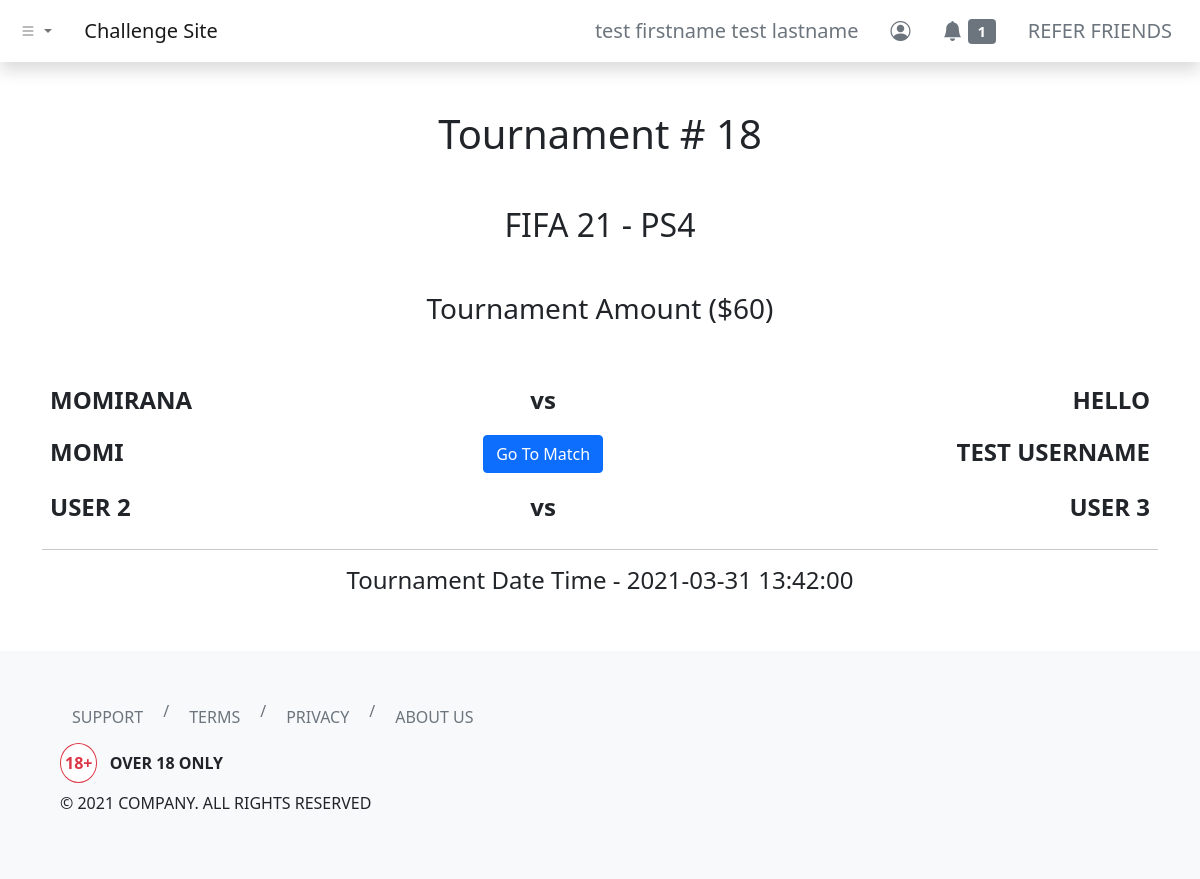
Page /dashboard/tournaments/tournament/?tournament-id=18 (signed in) on the committed database.
### tables this page shows
CREATE TABLE `users` (
  `id` int(11) NOT NULL,
  `username` varchar(255) NOT NULL,
  `first_name` varchar(255) NOT NULL,
  `last_name` varchar(255) NOT NULL,
  `email` varchar(255) NOT NULL,
  `user_password` varchar(255) NOT NULL,
  `balance` decimal(65,30) UNSIGNED NOT NULL DEFAULT 0.000000000000000000000000000000,
  `skill_points` int(11) NOT NULL
);

CREATE TABLE `tournaments_log` (
  `tournament_id` int(11) NOT NULL,
  `tournament_by` int(11) NOT NULL,
  `game` varchar(255) NOT NULL,
  `console` varchar(255) NOT NULL,
  `amount` int(11) NOT NULL,
  `players` int(11) NOT NULL,
  `start_date` date DEFAULT NULL,
  `start_time` time DEFAULT NULL,
  `game_mode` varchar(255) NOT NULL,
  `rules` text NOT NULL,
  `status` varchar(255) NOT NULL DEFAULT 'open',
  `created_timestamp` timestamp NOT NULL DEFAULT current_timestamp(),
  `confirmed_timestamp` timestamp NULL DEFAULT NULL,
  `ready_timestamp` timestamp NULL DEFAULT NULL,
  `reset_timestamp` timestamp NULL DEFAULT NULL,
  `cancelled_timestamp` timestamp NULL DEFAULT NULL,
  `reopen_timestamp` timestamp NULL DEFAULT NULL
);

CREATE TABLE `tourney_players` (
  `serial_number` int(11) NOT NULL,
  `tourney_id` int(11) NOT NULL,
  `player_id` int(11) NOT NULL,
  `result` text DEFAULT NULL,
  `claim_timestamp` timestamp NULL DEFAULT NULL,
  `end_timestamp` timestamp NULL DEFAULT NULL,
  `enter_timestamp` timestamp NOT NULL DEFAULT current_timestamp()
);

### php-apis/clean-input.php (called while the page is built)
<?php
function clean_input($data)
{
    $data = trim($data);
    $data = stripslashes($data);
    $data = htmlspecialchars($data);
    return $data;
}

### dashboard/tournaments/tournament/index.php (the view, shortened to what this page needs)
<?php
    include '../../../header.php';
    include_once '../../../php-apis/db-config.php';
    include_once '../../../php-apis/clean-input.php';
?>
<?php
$loginCorrect = 0;
$logged_in_player_id = $_SESSION['id'];
$tournament_id = mysqli_real_escape_string($conn, clean_input($_GET["tournament-id"]));
?>
<div class="container my-5">
    <div class="row">
        <div class="col">
            <?php
             $sql2 = "SELECT * FROM tourney_players WHERE tourney_id = $tournament_id";
             $result2 = mysqli_query($conn, $sql2);
             $countResult2 = mysqli_num_rows($result2);
             for ($i=0;$i < $countResult2; $i++) {
                 $row23 = mysqli_fetch_assoc($result2);
                 if ($row23['player_id'] == $logged_in_player_id) {
                     $loginCorrect = 1;
                 }
             }
             ?>
            <?php if (empty($_GET['tournament-id']) || is_null($_GET['tournament-id'])) { ?>
                <h1 class="text-center">Tournament ID Missing</h1>
                <p class="text-center">
                    <a href="../" class="btn btn-primary">Go Back To Tournaments...</a>
                </p>
                <?php } else { ?>
                <?php
                $sql1 = "SELECT * FROM tournaments_log WHERE tournament_id = $tournament_id";
                $result1 = mysqli_query($conn,$sql1);
                $row1 = mysqli_fetch_assoc($result1);
                $sql = "SELECT * FROM tourney_players WHERE tourney_id = $tournament_id";
                $result = mysqli_query($conn, $sql);
                $countResult = mysqli_num_rows($result);
                if ( $countResult > 0) {
                        if ($row1['status'] === 'confirmed') {
                ?>
                            <h1 class="text-center">Tournament # <?php echo $row1['tournament_id']; ?></h1>
                            <h2 class="text-center my-5">
                                <?php echo (($row1['game'] === 'fifa_21') ? (strtoupper(str_replace("_", " ", $row1['game']))) : (ucwords(str_replace("_", " ", $row1['game'])))) . ' - ' . (($row1['console'] === 'ps4' || $row1['console'] === 'pc') ? (strtoupper($row1['console'])) : (ucwords($row1['console']))); ?>
                            </h2>
                            <h3 class="text-center my-5">
                                Tournament Amount <?= '($' . ($row1['amount'] * $countResult) . ')' ?>
                            </h3>
                            <table class="table table-borderless fs-4">
                                <tbody>
                                    <?php
                                        $IsLoginmatch = 0;
                                        for($i = 0; $i < $countResult; $i++ ){
                                            $row = mysqli_fetch_assoc($result);
                                        ?>
                                            <?php
                                                if($_SESSION['id'] == $row['player_id']){
                                                    $IsLoginmatch = 1;
                                                }
                                                if($i%2 == 0){
                                                    echo "<tr>";
                                                }else{
                                                    if($IsLoginmatch == 1){
                                                        echo "<td class='text-center fw-bold'><a href='match.php?tournament-id=".$tournament_id."' class='btn btn-primary matchData'>Go To Match</a></td>";
                                                        $IsLoginmatch = 0;
                                                    }else{
                                                        echo "<td class='text-center fw-bold'>vs</td>";
                                                    };
                                                }
                                            ?>
                                            <td class="text-uppercase text-<?= $i%2 == 0 ? 'start' : 'end' ?> fw-bold" playerId = "<?= $row['player_id'] ?>">
                                                <?php
                                                $playerId = $row['player_id'];
                                                $sql2 = "SELECT * FROM users WHERE id = $playerId";
                                                $result2 = mysqli_query($conn, $sql2);
                                                if (mysqli_num_rows($result2) > 0) {
                                                    while ($row2 = mysqli_fetch_assoc($result2)) {
                                                        echo $row2['username'];
                                                    }
                                                } else {
                                                    echo 'User Not Found!';
                                                }
                                                ?>
                                            </td>
                                            <?php
                                                if($i%2 != 0){
                                                    echo "</tr>";
                                                }
                                            ?>
                                    <?php } ?>
                                </tbody>
                            </table>
                            <hr/>
                             <h4 class="text-center">
                                Tournament Date Time -
                                <?= $row1['start_date'] . ' ' . $row1['start_time'] ?>
                             </h4>
                        <?php } ?>
                <?php } ?>
            <?php } ?>
        </div>
    </div>
</div>
<?php include '../../../footer.php'; ?>
<link rel="stylesheet" href="https://code.jquery.com/ui/1.12.1/themes/base/jquery-ui.css">
        <link rel="stylesheet" href="https://cdn.rawgit.com/mervick/emojionearea/master/dist/emojionearea.min.css">

### header.php (shortened to what this page needs)
<?php
function urlPrefix()
{
    if (basename(getcwd()) === basename(__DIR__)) {
        return './';
    } elseif (basename(dirname(getcwd())) === basename(__DIR__)) {
        return '../';
    } elseif (basename(dirname(dirname(getcwd()))) === basename(__DIR__)) {
        return '../../';
    } elseif (basename(dirname(dirname(dirname(getcwd())))) === basename(__DIR__)) {
        return '../../../';
    } else {
        return './';
    }
}
?>
<!DOCTYPE html>
<html lang="en">
<head>
    <link href="https://cdn.jsdelivr.net/npm/bootstrap@5.0.0-beta2/dist/css/bootstrap.min.css" rel="stylesheet">
    <link rel="stylesheet" href="https://cdn.jsdelivr.net/npm/bootstrap-icons@1.3.0/font/bootstrap-icons.css">
</head>
<body>
    <nav class="navbar navbar-expand-sm navbar-light bg-white shadow">
        <div class="container-fluid">
            <ul class="navbar-nav me-4">
                <li class="nav-item dropdown">
                    <a class="nav-link dropdown-toggle" href="#" id="navbarDropdownMenuLink" role="button" data-bs-toggle="dropdown" aria-expanded="false">
                        <i class="bi bi-list"></i>
                    </a>
                </li>
            </ul>
            <a class="navbar-brand" href="<?php echo urlPrefix(); ?>">Challenge Site</a>
            <div class="collapse navbar-collapse" id="navbarNavDropdown">
                <ul class="navbar-nav ms-auto">
                    <?php if (isset($_SESSION['id'])) { ?>
                        <li class="nav-item">
                            <a class="btn btn-lg btn-outline-secondary border-0" aria-current="page" href="<?php echo urlPrefix() . 'dashboard/profile/'; ?>">
                                <?php
                                include_once urlPrefix() . 'php-apis/db-config.php';
                                $user_id = $_SESSION['id'];
                                $sql = "SELECT * FROM users WHERE id=$user_id";
                                $result = mysqli_query($conn, $sql);
                                if (mysqli_num_rows($result) > 0) {
                                    while ($row = mysqli_fetch_assoc($result)) {
                                        echo $row['first_name'] . ' ' . $row['last_name'];
                                    }
                                } else {
                                    header("Location: " . urlPrefix() . "php-apis/logout.php");
                                    die();
                                }
                                ?>
                            </a>
                        </li>
                        <li class="nav-item">
                            <a class="btn btn-lg btn-outline-secondary border-0" aria-current="page" href="<?php echo urlPrefix() . 'dashboard/profile/'; ?>"><i class="bi bi-person-circle"></i></a>
                        </li>
                        <li class="nav-item">
                            <a class="btn btn-lg btn-outline-secondary border-0" aria-current="page" href="<?php echo urlPrefix() . 'dashboard/notifications/'; ?>">
                                <i class="bi bi-bell-fill"></i>
                                <span class="badge bg-secondary">
                                    <?php
                                    $sql2 = "SELECT COUNT(*) AS unread_notifs FROM notifications WHERE notif_for = $user_id AND notif_status = 'unread'";
                                    $result2 = mysqli_query($conn, $sql2);
                                    if (mysqli_num_rows($result2) > 0) {
                                        while ($row2 = mysqli_fetch_assoc($result2)) {
                                            echo $row2['unread_notifs'];
                                        }
                                    } else {
                                        echo "0";
                                    }
                                    ?>
                                </span>
                            </a>
                        </li>
                        <li class="nav-item">
                            <a class="btn btn-lg btn-outline-secondary border-0" aria-current="page" href="<?php echo urlPrefix() . 'dashboard/refer/'; ?>">REFER FRIENDS</a>
                        </li>
                    <?php } else { ?>
                        <li class="nav-item">
                            <a class="btn btn-lg btn-outline-secondary border-0" aria-current="page" href="<?php echo urlPrefix() . 'login/'; ?>">ENTER</a>
                        </li>
                    <?php } ?>
                </ul>
            </div>
        </div>
    </nav>

### rows in the picture
users: first_name "test firstname", last_name "test lastname", username "TEST USERNAME"
tournaments_log: tournament_id "18", game "FIFA 21", console "PS4", $row1['amount']*$countResult "60", start_date "2021-03-31", start_time "13:42:00"
users: username "MOMIRANA"
tourney_players: shows "vs"
users: username "HELLO"
users: username "MOMI"
users: username "USER 2"
tourney_players: shows "vs"
users: username "USER 3"

### other values in the picture
$row2['unread_notifs'] "1"
